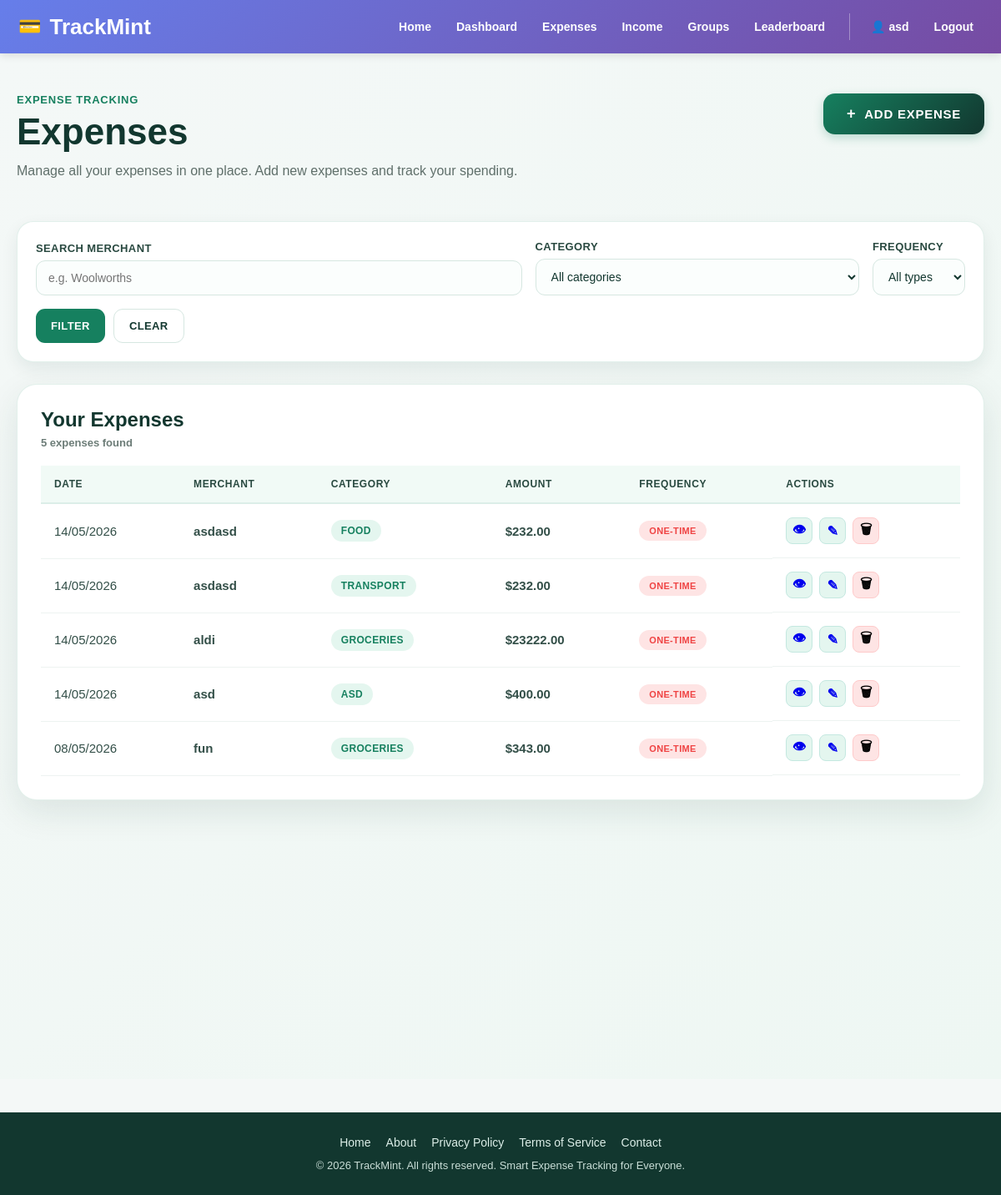
The page /receipts/ (signed in) on the database as committed earlier.
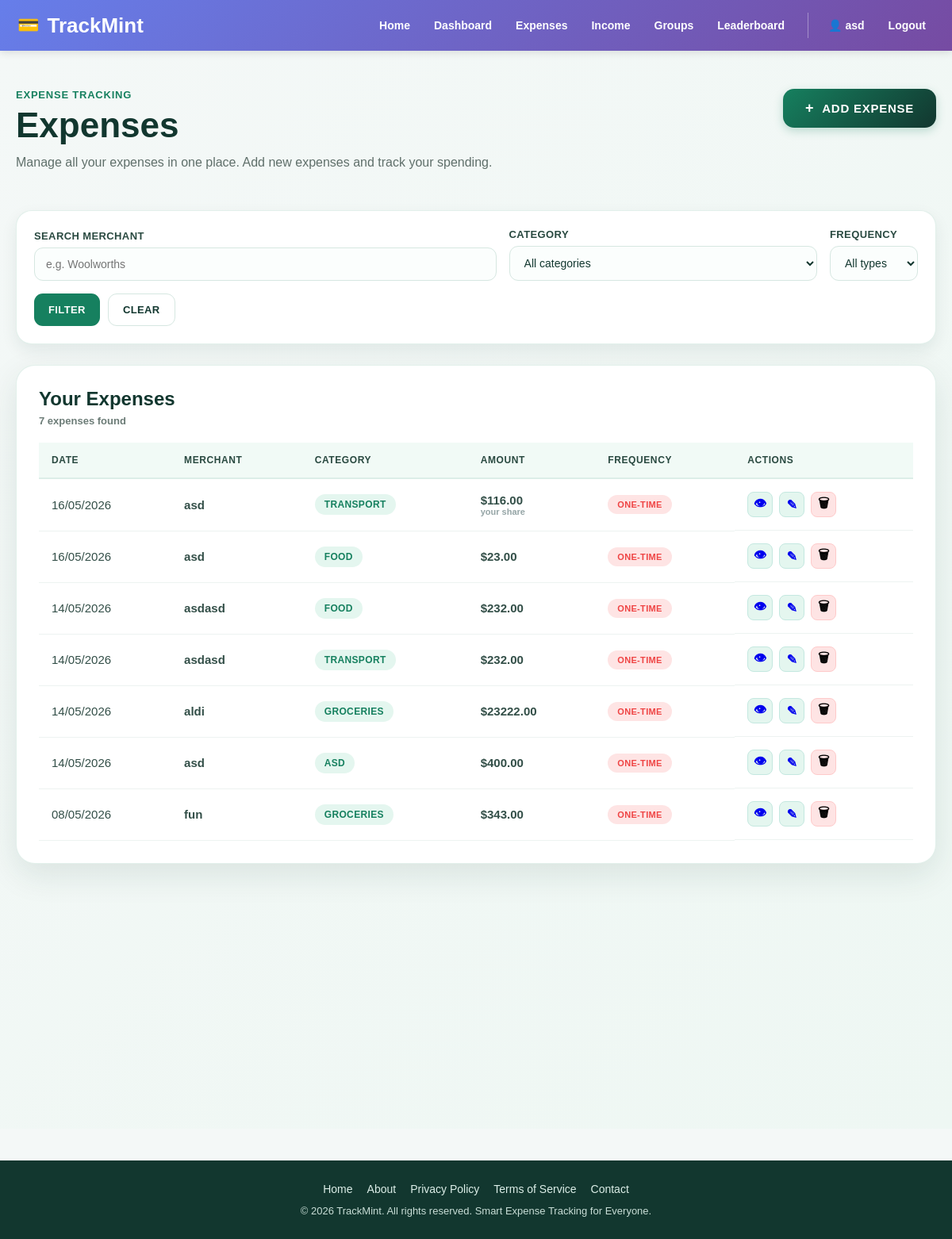
The same page on the database as committed later.
### app/models.py (models this page shows, shortened)
class User(UserMixin, db.Model):
    __tablename__ = "users"
    id = db.Column(db.Integer, primary_key=True)
    username = db.Column(db.String(80), unique=True, nullable=False, index=True)
    email = db.Column(db.String(120), unique=True, nullable=False, index=True)
    password_hash = db.Column(db.String(255), nullable=False)
    created_at = db.Column(db.DateTime, default=datetime.utcnow, nullable=False)
    total_points = db.Column(db.Integer, default=0, nullable=False)
    current_streak = db.Column(db.Integer, default=0, nullable=False)
    last_upload_date = db.Column(db.Date, nullable=True)
    receipts = db.relationship(
        "Receipt",
        back_populates="user",
        cascade="all, delete-orphan",
        lazy=True
    )
    incomes = db.relationship(
        "Income",
        back_populates="user",
        cascade="all, delete-orphan",
        lazy=True
    )

class Receipt(db.Model):
    __tablename__ = "receipts"
    id = db.Column(db.Integer, primary_key=True)
    user_id = db.Column(db.Integer, db.ForeignKey("users.id"), nullable=False)
    group_id = db.Column(db.Integer, db.ForeignKey("groups.id"), nullable=True)
    merchant = db.Column(db.String(120), nullable=False)
    amount = db.Column(db.Float, nullable=False)
    category = db.Column(db.String(80), nullable=False)
    expense_date = db.Column(db.Date, nullable=False)
    notes = db.Column(db.Text, nullable=True)
    frequency_type = db.Column(db.String(20), default="one-time", nullable=False)  # "one-time" or "recurring"
    frequency_interval = db.Column(db.String(20), nullable=True)  # "daily", "weekly", "monthly"
    frequency_details = db.Column(db.String(255), nullable=True)  # "Monday", "15th", etc.
    image_filename = db.Column(db.String(255), nullable=True)
    created_at = db.Column(db.DateTime, default=datetime.utcnow, nullable=False)
    updated_at = db.Column(
        db.DateTime,
        default=datetime.utcnow,
        onupdate=datetime.utcnow,
        nullable=False
    )
    user = db.relationship("User", back_populates="receipts")
    splits = db.relationship("ExpenseSplit", backref="expense", cascade="all, delete-orphan", lazy=True)

### app/receipts/routes.py (the view, shortened to what this page needs)
@receipts_bp.route("/", methods=["GET", "POST"])
@login_required
def index():
    q = request.args.get("q", "").strip()
    category_filter = request.args.get("category", "").strip()
    frequency_filter = request.args.get("frequency", "").strip()
    query = Receipt.query.filter_by(user_id=current_user.id)
    if q:
        like_term = f"%{q}%"
        query = query.filter(Receipt.merchant.ilike(like_term))
    if category_filter:
        query = query.filter(Receipt.category == category_filter)
    if frequency_filter:
        query = query.filter(Receipt.frequency_type == frequency_filter)
    personal_expenses = query.order_by(Receipt.expense_date.desc(), Receipt.created_at.desc()).all()
    user_members = GroupMember.query.filter_by(user_id=current_user.id).all()
    member_group_ids = [m.group_id for m in user_members]
    member_receipt_ids = {e.id for e in personal_expenses if e.group_id}
    group_expenses_query = Receipt.query.filter(
        Receipt.group_id.in_(member_group_ids),
        Receipt.id.notin_(member_receipt_ids)
    ) if member_group_ids else Receipt.query.filter(db.false())
    if q:
        group_expenses_query = group_expenses_query.filter(Receipt.merchant.ilike(f"%{q}%"))
    if category_filter:
        group_expenses_query = group_expenses_query.filter(Receipt.category == category_filter)
    group_only_expenses = group_expenses_query.order_by(Receipt.expense_date.desc(), Receipt.created_at.desc()).all()
    expenses = personal_expenses + group_only_expenses
    expenses.sort(key=lambda e: (e.expense_date, e.created_at), reverse=True)
    member_map = {}
    group_receipt_ids = [e.id for e in expenses if e.group_id]
    if group_receipt_ids and user_members:
        member_ids = [m.id for m in user_members]
        if member_ids:
            splits = ExpenseSplit.query.filter(
                ExpenseSplit.expense_id.in_(group_receipt_ids),
                ExpenseSplit.member_id.in_(member_ids)
            ).all()
            for s in splits:
                member_map[s.expense_id] = s.amount
    for e in expenses:
        if e.group_id and e.id in member_map:
            e.display_amount = member_map[e.id]
            e.is_group_split = True
        else:
            e.display_amount = e.amount
            e.is_group_split = False
    categories = (
        db.session.query(Receipt.category)
        .filter_by(user_id=current_user.id)
        .distinct()
        .order_by(Receipt.category.asc())
        .all()
    )
    categories = [c[0] for c in categories]
    return render_template(
        "receipts/index.html",
        page_title="Expenses",
        expenses=expenses,
        categories=categories,
        selected_category=category_filter,
        search_query=q,
        selected_frequency=frequency_filter
    )

### app/__init__.py (called while the page is built)
def register_login_loader():
    @login_manager.user_loader
    def load_user(user_id):
        from app.models import User
        return db.session.get(User, int(user_id))

### app/templates/receipts/index.html (shortened to what this page needs)
{% extends "base.html" %}
{% block content %}
<section class="expenses-page">
  <div class="expenses-container">
    <div class="expenses-header">
      <div>
        <p class="page-label">Expense Tracking</p>
        <h1>Expenses</h1>
        <p>Manage all your expenses in one place. Add new expenses and track your spending.</p>
      </div>
      <button type="button" id="open-expense-modal-btn" class="add-expense-btn">
        <span class="btn-icon">+</span> Add Expense
      </button>
    </div>
    {% if expenses or search_query or selected_category or selected_frequency %}
    <div class="expenses-filter-card">
      <form method="GET" class="expenses-filter-form">
        <div class="filter-group">
          <label for="search-merchant">Search merchant</label>
          <input
            type="text"
            id="search-merchant"
            name="q"
            placeholder="e.g. Woolworths"
            value="{{ search_query or '' }}"
          >
        </div>
        <div class="filter-group">
          <label for="filter-category">Category</label>
          <select id="filter-category" name="category">
            <option value="">All categories</option>
          </select>
        </div>
        <div class="filter-group">
          <label for="filter-frequency">Frequency</label>
          <select id="filter-frequency" name="frequency">
            <option value="">All types</option>
          </select>
        </div>
        <div class="filter-actions">
          <button type="submit" class="filter-btn">Filter</button>
          <a href="{{ url_for('receipts.index') }}" class="clear-filter-btn">Clear</a>
        </div>
      </form>
    </div>
    {% endif %}
    {% if expenses or search_query or selected_category or selected_frequency %}
    <div class="expenses-table-card">
      <div class="table-top">
        <div>
          <h2>Your Expenses</h2>
          {% if expenses %}
            <p>{{ expenses|length }} expense{{ '' if expenses|length == 1 else 's' }} found</p>
          {% else %}
            <p>No expenses found</p>
          {% endif %}
        </div>
      </div>
      {% if expenses %}
      <div class="expenses-table-wrapper">
        <table class="expenses-table">
          <thead>
            <tr>
              <th>Date</th>
              <th>Merchant</th>
              <th>Category</th>
              <th>Amount</th>
              <th>Frequency</th>
              <th>Actions</th>
            </tr>
          </thead>
          <tbody>
            {% for expense in expenses %}
            <tr>
              <td>{{ expense.expense_date.strftime('%d/%m/%Y') }}</td>
              <td>
                <strong>{{ expense.merchant }}</strong>
              </td>
              <td>
                <span class="category-pill">{{ expense.category }}</span>
              </td>
              <td class="amount-cell">
                ${{ "%.2f"|format(expense.display_amount) }}
                {% if expense.is_group_split %}<span style="font-size:11px;color:#95a5a6;display:block;">your share</span>{% endif %}
              </td>
              <td>
                {% if expense.frequency_type == 'recurring' %}
                  <span class="frequency-badge">{{ expense.frequency_interval|capitalize }}</span>
                {% else %}
                  <span class="frequency-badge one-time">One-time</span>
                {% endif %}
              </td>
              <td class="actions-cell">
                <a
                  href="{{ url_for('receipts.receipt_detail', receipt_id=expense.id) }}"
                  class="action-btn view-btn"
                  title="View details"
                >
                  👁
                </a>
                <a
                  href="{{ url_for('receipts.edit_receipt', receipt_id=expense.id) }}"
                  class="action-btn edit-btn"
                  title="Edit expense"
                >
                  ✎
                </a>
                <button
                  type="button"
                  class="action-btn delete-btn"
                  data-receipt-id="{{ expense.id }}"
                  title="Delete expense"
                >
                  🗑
                </button>
              </td>
            </tr>
            {% endfor %}
          </tbody>
        </table>
      </div>
      {% else %}
      <div class="no-results-message">
        <p>Try adjusting your filters or search term to find expenses</p>
      </div>
      {% endif %}
    </div>
    {% endif %}
  </div>
</section>
{% endblock %}

### app/templates/base.html (shortened to what this page needs)
<!doctype html>
<html lang="en">
<head>
  <link rel="stylesheet" href="{{ url_for('static', filename='css/style.css') }}">
</head>
<body>
    <header>
        <div class="header-container">
            <div class="logo">
                <span class="logo-icon">💳</span>
                <span>TrackMint</span>
            </div>
            <nav>
                <div class="nav-primary">
                    <a href="{{ url_for('main.landing') }}">Home</a>
                    {% if current_user.is_authenticated %}
                    <a href="{{ url_for('main.dashboard') }}">Dashboard</a>
                    <a href="{{ url_for('receipts.index') }}">Expenses</a>
                    <a href="{{ url_for('income.income_home') }}">Income</a>
                    <a href="{{ url_for('groups.groups_home') }}">Groups</a>
                    <a href="{{ url_for('leaderboard.leaderboard_home') }}">Leaderboard</a>
                    {% endif %}
                </div>
                {% if current_user.is_authenticated %}
                <div class="nav-user">
                    <a href="{{ url_for('main.profile') }}">👤 {{ current_user.username }}</a>
                    <a href="{{ url_for('auth.logout') }}">Logout</a>
                </div>
                {% else %}
                <div class="nav-user">
                    <a href="{{ url_for('auth.login') }}">Login</a>
                    <a href="{{ url_for('auth.signup') }}">Sign Up</a>
                </div>
                {% endif %}
            </nav>
        </div>
    </header>
    <main>
        {% block content %}{% endblock %}
    </main>
    <footer>
        <div class="footer-content">
            <div class="footer-links">
                <a href="{{ url_for('main.landing') }}">Home</a>
                <a href="#">About</a>
                <a href="#">Privacy Policy</a>
                <a href="#">Terms of Service</a>
                <a href="#">Contact</a>
            </div>
            <p>&copy; 2026 TrackMint. All rights reserved. Smart Expense Tracking for Everyone.</p>
        </div>
    </footer>
</body>
</html>

Rows that differ between the two databases and show on the page:
added Receipt: expense_date "16/05/2026", merchant "asd", category "TRANSPORT", display_amount "116.00", shows "your share", frequency_type "ONE-TIME"
added Receipt: expense_date "16/05/2026", merchant "asd", category "FOOD", display_amount "23.00", frequency_type "ONE-TIME"
Other text that changed with them:
{{ expenses|length }}: "5" → "7"
